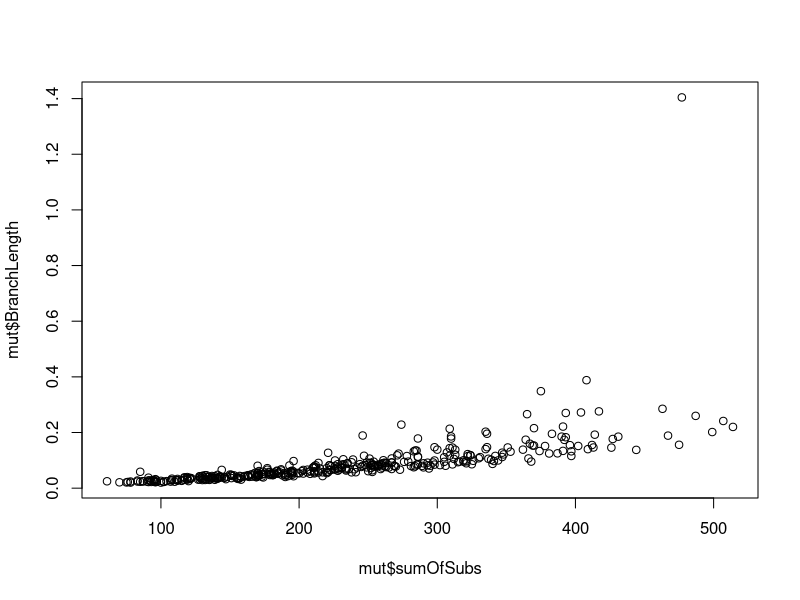
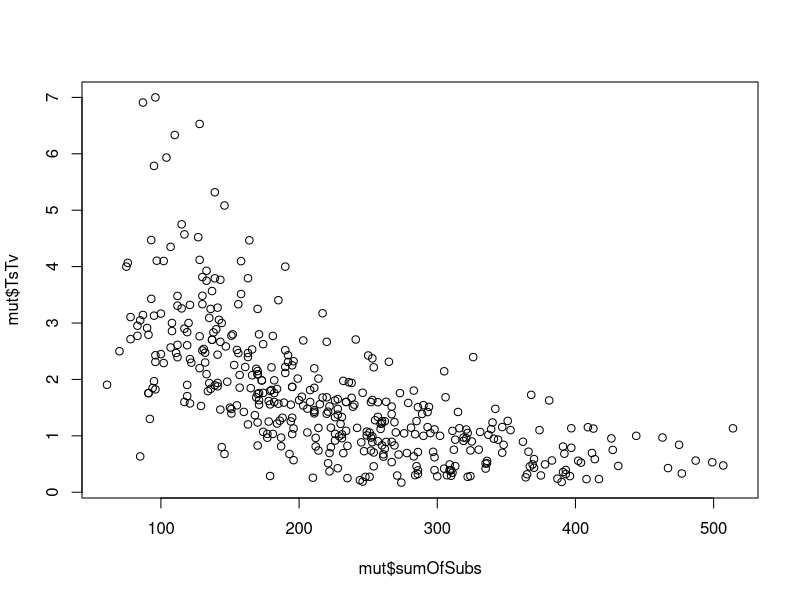

The R source for these figures, in order: (Note: this script raises an error after producing the figures.)
rm(list=ls(all=TRUE))

# install.packages("scales")
# install.packages('ggsci')
library(ggsci)
library(scales)
library(ggplot2)

mut = read.table('../results/cockroaches11_19/MutSpecCockroachesTsTv.txt', sep='\t', header=TRUE)

plot(mut$sumOfSubs, mut$BranchLength)
plot(mut$sumOfSubs, mut$TsTv)
cor.test(mut$sumOfSubs, mut$TsTv, method = 'spearman')


higher_termites = c("Apicotermitinae", "Cephalo-group", "Microcerotermes", 
                    "Termes-group", "Nasutitermitinae", "Amitermes-group", 
                    "Promiro", "Macrotermitinae", "Cubitermitinae", "Foraminitermitinae", 
                    "Syntermitinae", "Sphaerotermitinae", "Neocapri-group", 
                    'Pericapritermes-group', "pericapritermes-group")

for(i in 1:nrow(mut)){
  # i = 1
  if(mut[i, 'Taxonomy'] %in% higher_termites){
    mut[i, 'HigherTermites'] = 1
  }
  else{mut[i, 'HigherTermites'] = 0}
}

mut$HigherTermites = as.factor(mut$HigherTermites)

pdf('../results/cockroaches11_19/TsTvNormalization.R.pdf', width = 11)

plot(mut$sumOfSubs, mut$TsTv)
plot(mut$sumOfSubs, mut$Ts)
plot(mut$sumOfSubs, mut$Tv)
plot(mut$Ts, mut$Tv)

mut$Cockroaches = as.factor(mut$Cockroaches)

ggplot(mut, aes(Ts, Tv, col = Cockroaches)) + 
  geom_point()

ggplot(mut, aes(Ts, Tv, col = Cockroaches)) + 
  geom_point(aes(size = HigherTermites))

ggplot(mut[mut$HigherTermites == 1,], aes(Ts, Tv, col = Taxonomy)) +
  geom_point(aes(size = 1.5)) + # scale_colour_manual(values=pal_simpsons(palette = c("springfield"), alpha = 1))
  scale_color_simpsons(palette = c("springfield"))

unique(mut[mut$Cockroaches == 0, 'Taxonomy'])

manualcolors<-c('#543005','#8c510a','#bf812d','#dfc27d','#f6e8c3','#f5f5f5','#c7eae5','#80cdc1','#35978f','#01665e','#003c30',
                '#a50026','#d73027','#f46d43','#fdae61','#fee090','#ffffbf','#e0f3f8','#abd9e9','#74add1','#4575b4','#313695',
                '#8e0152','#c51b7d','#de77ae','#f1b6da','#fde0ef','#f7f7f7','#e6f5d0','#b8e186','#7fbc41','#4d9221','#276419')

ggplot(mut[mut$Cockroaches == 0,], aes(Ts, Tv, col = Taxonomy)) +
  geom_point(aes(size = 1.5)) +
  scale_color_manual(values = manualcolors)

ggplot(mut[mut$Cockroaches == 0,], aes(Ts, Tv, col = Taxonomy)) +
  geom_point(aes(size = HigherTermites)) +
  scale_color_manual(values = manualcolors)

dev.off()

cor.test(mut$Ts, mut$Tv, method = 'spearman')

a = lm(Ts ~ Tv, mut)
summary(a)

res = a$residuals

cor.test(mut$BranchLength, res, method = 'spearman')

summary(glm(Cockroaches ~ TsTv, data=mut))
summary(glm(Cockroaches ~ sumOfSubs, data=mut))
summary(glm(Cockroaches ~ TsTv + sumOfSubs, data=mut))
# summary(glm(Cockroaches ~ TsTv*sumOfSubs, data=mut))

summary(glm(TsTv ~ Cockroaches + sumOfSubs, data=mut))
